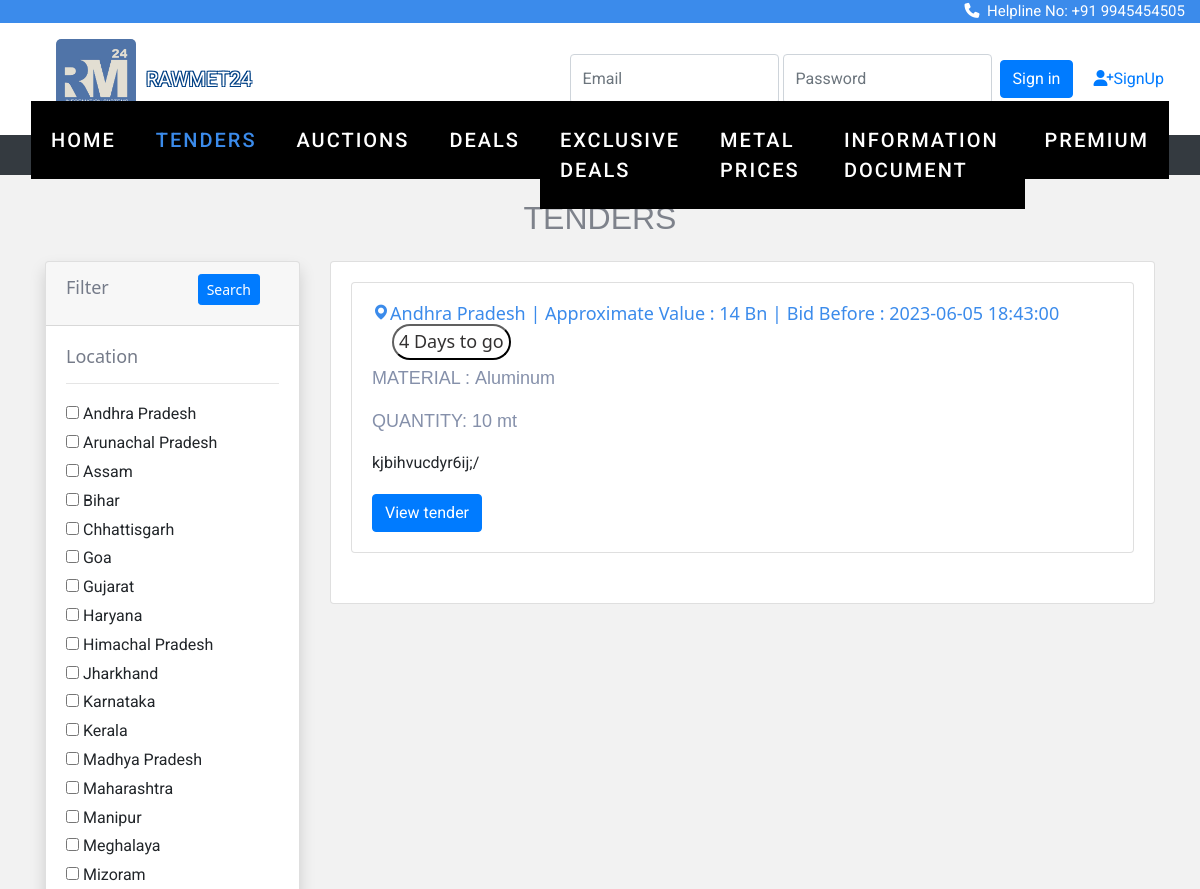
/tender/category.php?type=Consultancy Tenders (upper part), run on an earlier commit of the app's database.
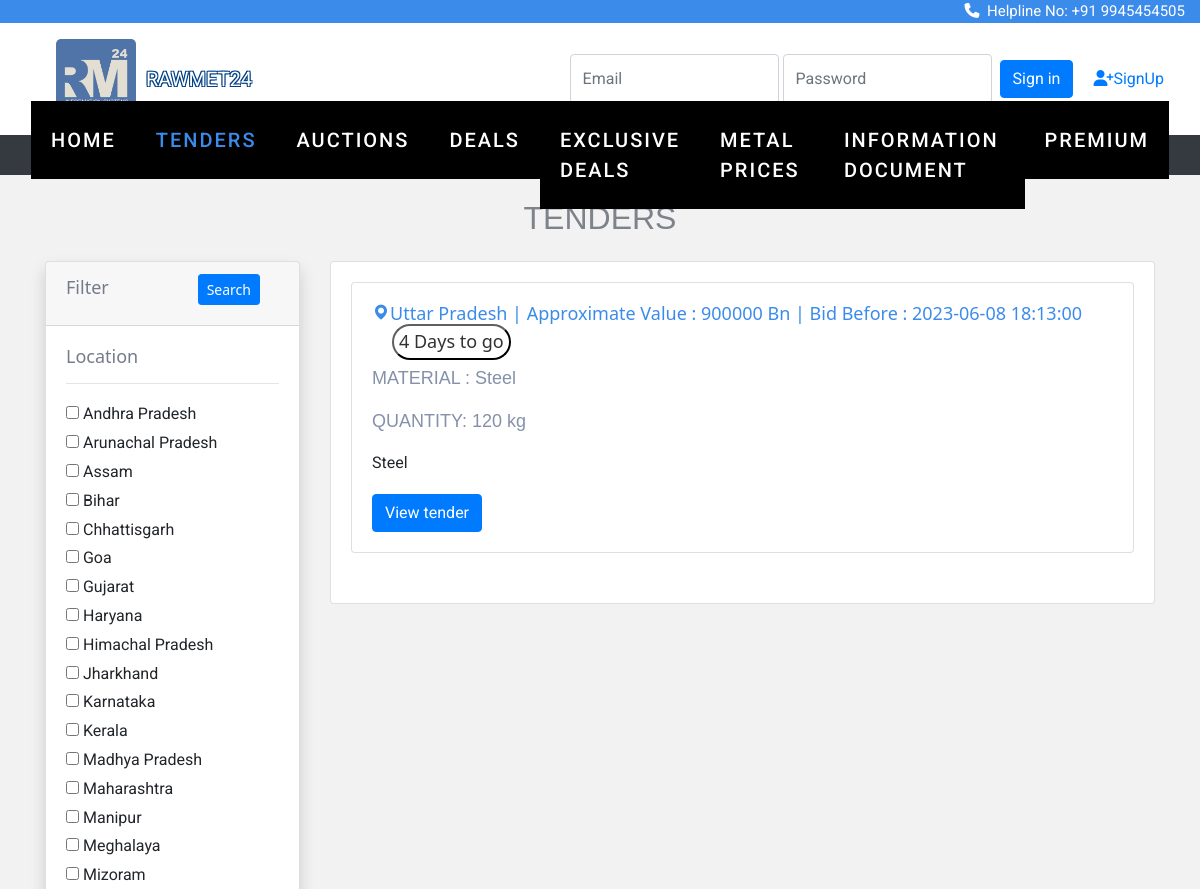
And on a later commit of the database.
### tables this page shows
CREATE TABLE `location` (
  `state_id` int(11) NOT NULL,
  `state_name` varchar(50) DEFAULT NULL
);

CREATE TABLE `tenders` (
  `id` int(11) NOT NULL,
  `category` varchar(255) DEFAULT NULL,
  `infoId` varchar(255) DEFAULT NULL,
  `ownership` varchar(255) DEFAULT NULL,
  `tenderLocation` varchar(255) DEFAULT NULL,
  `sector` varchar(255) DEFAULT NULL,
  `tenderNumber` int(255) DEFAULT NULL,
  `tenderDesc` text DEFAULT NULL,
  `material` varchar(255) DEFAULT NULL,
  `matDesc` varchar(255) DEFAULT NULL,
  `quantity` varchar(255) NOT NULL,
  `publishingDatetime` datetime DEFAULT NULL,
  `startDatetime` datetime DEFAULT NULL,
  `endDatetime` datetime DEFAULT NULL,
  `emdType` varchar(255) DEFAULT NULL,
  `emdAmt` int(11) DEFAULT NULL,
  `tenderValue` int(255) NOT NULL,
  `companyName` varchar(255) DEFAULT NULL,
  `location` varchar(255) DEFAULT NULL,
  `street` varchar(255) DEFAULT NULL,
  `city` varchar(255) DEFAULT NULL,
  `telephone` varchar(255) DEFAULT NULL,
  `email` varchar(255) DEFAULT NULL,
  `contactPerson` varchar(255) DEFAULT NULL,
  `img` varchar(300) NOT NULL,
  `file` varchar(300) NOT NULL
);

### tender/category.php (the view, shortened to what this page needs)
<?php
include "connect.php";
?>
<!doctype html>
<html lang="en">
  <head>
    <link rel="stylesheet" href="https://cdn.jsdelivr.net/npm/bootstrap@4.0.0/dist/css/bootstrap.min.css">
<link rel="stylesheet" href="https://stackpath.bootstrapcdn.com/font-awesome/4.7.0/css/font-awesome.min.css">
<link rel="stylesheet" href="https://cdnjs.cloudflare.com/ajax/libs/font-awesome/4.7.0/css/font-awesome.min.css">
<link rel="stylesheet" href="css/style.css">
<link rel="stylesheet" href="css/_buttons.scss">
<link rel="stylesheet" href="css/buttons.scss">
<link rel="stylesheet" href="css/auction.css">
<link rel="stylesheet" href="css/reboot.scss">
<link rel="stylesheet" href="https://cdnjs.cloudflare.com/ajax/libs/font-awesome/6.4.0/css/all.min.css">
<link href='https://unpkg.com/boxicons@2.1.4/css/boxicons.min.css' rel='stylesheet'>
<link rel="stylesheet" href="https://cdnjs.cloudflare.com/ajax/libs/font-awesome/4.7.0/css/font-awesome.min.css">
<link rel="stylesheet" type="text/css" href="https://stackpath.bootstrapcdn.com/bootstrap/4.4.1/css/bootstrap.min.css">
<link rel="stylesheet" type="text/css" href="https://pixinvent.com/stack-responsive-bootstrap-4-admin-template/app-assets/css/bootstrap-extended.min.css">
<link rel="stylesheet" type="text/css" href="https://pixinvent.com/stack-responsive-bootstrap-4-admin-template/app-assets/fonts/simple-line-icons/style.min.css">
</head>
</head>
<body>
<div class="strip">
  <a href="#"><i class="fa-solid fa-phone"></i>&nbsp Helpline No: +91 9945454505</a>
</div>
<section class="ftco-section" style="padding-top: 5px;">
<section
           class="d-flex justify-content-between p-3"
           style="background-color:white"
           >
    <div class="me-5">
      <img src="image/rawmetlogo.jpeg" width="80px" height="auto" style="border-radius: 5px; margin-left: 40px;">
    </div>&nbsp   <p style=" position:absolute; margin-left:130px; margin-top: 25px;" class="tft desktop-view">RAWMET24</p>
    <?php
       if(!isset($_SESSION['buyer_name'])){
       ?>
         <form class="form-inline" action="verify.php" method="post">
           <input type="email" class="form-control" name="email" placeholder="Email" name="email">
           <input type="password" class="form-control" name="password" placeholder="Password" name="pswd">&nbsp&nbsp
           <br>
           <button class="btn btn-primary" type="submit">Sign in</button>
           <a href="signup.html" style="font-size: medium; padding: 20px; ">
             <i class="fa-solid fa-user-plus"></i>SignUp
           </a>
         </form>
         <?php }else{ ?>
          <div class="user" style="padding-top:25px;padding-right:30px"> <p style="color:#3b8beb;">
          Hi! <?php echo $_SESSION['buyer_name'];?>&nbsp&nbsp
              <button class="btn btn-primary" ><a href="signout.php" style="color:white;"> Signout </a></button>
</div><?php
} ?>
</section>
  <section class="ftco-section" style="padding-top: 5px;">
<nav class="navbar navbar-expand-lg navbar-dark ftco_navbar bg-dark ftco-navbar-light" id="ftco-navbar">
<div class="container-fluid">
<div class="collapse navbar-collapse" id="ftco-nav">
<ul class="navbar-nav m-auto">
<li class="nav-item "><a href="home.php" class="nav-link">Home</a></li>
<li class="nav-item active"><a href="tender.php" class="nav-link">Tenders</a></li>
<li class="nav-item "><a href="auction.php" class="nav-link">Auctions</a></li>
<li class="nav-item "><a href="deals.php" class="nav-link">Deals</a></li>
<li class="nav-item"><a href="exclusivedeals.php" class="nav-link">Exclusive Deals</a></li>
<li class="nav-item"><a href="metalsearch.php" class="nav-link">Metal Prices</a></li>
<li class="nav-item"><a href="info_page.php" class="nav-link">Information Document</a></li>
<li class="nav-item"><a href="price.html" class="nav-link">Premium</a></li>
</ul>
</div>
</div>
</nav>
</section>
<section class="home">
<br>
 <center>
 <h2 style="color: #7e828b;">TENDERS</h2> </center>
    <div class="container">
        <div class="row">
            <div class="col-md-3">
                <form action="tender_search.php?l=" method="GET">
                    <div class="card shadow mt-3">
                        <div class="card-header">
                            <h5>Filter&nbsp&nbsp&nbsp&nbsp&nbsp&nbsp&nbsp&nbsp&nbsp&nbsp&nbsp&nbsp&nbsp&nbsp&nbsp&nbsp&nbsp&nbsp
                                <button type="submit" class="btn btn-primary btn-sm float-end" >Search</button>
                            </h5>
                        </div>
                        <div class="card-body">
                            <h6>Location</h6>
                            <hr>
                            <?php
                            $brand_query = "SELECT * FROM location";
                            $brand_query_run = mysqli_query($con, $brand_query);
                            if (mysqli_num_rows($brand_query_run) > 0) {
                                foreach ($brand_query_run as $locationlist) {
                                    ?>
                                    <div id="checkbox">
                                        <input type="checkbox" name="locations" value="<?= $locationlist['state_name']; ?>"
                                            ?>>
                                        <?= $locationlist['state_name']; ?>
                                    </div>
                                    <?php
                                }
                            } else {
                                echo "No locations Found";
                            }
                            ?>
                        </div>
                    </div>
                </form>
            </div>
            <div class="col-md-9 mt-3">
                <div class="card ">
                    <div class="card-body row">
                        <?php
                        if (isset($_GET['locations'])) {
                            $branchecked = [];
                            $branchecked[0] = $_GET['locations'];
                            foreach ($branchecked as $rowbrand) {
                                 $sql = "SELECT * FROM tenders WHERE tenderLocation='".$rowbrand."'";
                                $result = mysqli_query($con, $sql);
                                if (mysqli_num_rows($result) > 0) {
                                    foreach ($result as $row):
                                        ?>
                                       <div class="col-md-12 grid-margin stretch-card">
                    <div class="card">
                    <div class="card-body">
                    <h6 style="color:#3b8beb; "> <i class='bx bxs-map'></i><?php echo $row['tenderLocation'];?>
                    | Approximate Value : <?php echo $row['tenderValue'];?> Bn | Bid Before : <?php echo $row['endDatetime'];?> <button style="padding:5px ;border-color: #0c0c0c; border-radius: 20px; color: #333131; background-color: #ffffff; margin-left: 20px;">4 Days to go</button></h6>
                        <h5 style="color:#8590aa; font-family: 'Montserrat', sans-serif;"> MATERIAL :&nbsp<?php echo $row['material'];?><br> <br> <p>QUANTITY:&nbsp<?php echo $row['quantity'];?></p></h5>
                        <p><?php echo $row['tenderDesc'];?></p>
    <a href="tend_page.php?g=<?php echo $row['id'];?>"><button class="btn btn-primary" type="submit">View tender</button></a></h6>
                      </div>
                    </div>
                  </div>
                                        <?php
                                    endforeach;
                                } else{
                                  echo "No result is found";
                                }
                            }
                        } else {
                          if(isset($_GET['type'])){
                            $a = $_GET['type'];
                            $sql = "select * from tenders WHERE category='$a' ";
                               $result = mysqli_query($con, $sql);
                               if (mysqli_num_rows($result) > 0) {
                                 while ($row = mysqli_fetch_assoc($result)) {
                                   ?>
                                    <div class="col-md-12 grid-margin stretch-card">
                    <div class="card">
                    <div class="card-body">
                    <h6 style="color:#3b8beb; "> <i class='bx bxs-map'></i><?php echo $row['tenderLocation'];?>
                    | Approximate Value : <?php echo $row['tenderValue'];?> Bn | Bid Before : <?php echo $row['endDatetime'];?> <button style="padding:5px ;border-color: #0c0c0c; border-radius: 20px; color: #333131; background-color: #ffffff; margin-left: 20px;">4 Days to go</button></h6>
                        <h5 style="color:#8590aa; font-family: 'Montserrat', sans-serif;"> MATERIAL :&nbsp<?php echo $row['material'];?><br> <br> <p>QUANTITY:&nbsp<?php echo $row['quantity'];?></p></h5>
                        <p><?php echo $row['tenderDesc'];?></p>
    <a href="tend_page.php?g=<?php echo $row['id'];?>"><button class="btn btn-primary" type="submit">View tender</button></a></h6>
                      </div>
                    </div>
                  </div>
                                   <?php
                                 }
                               }else{
                                echo "No result is found";
                               }
                             }}
                        ?>
                </div>
            </div>
        </div>
    </div>
    </div>
    <br><br>
</body>
</html>

### tender/css/auction.css (style rules this page uses)
.d-flex { display: flex !important; }
.grid-margin, .purchase-popup { margin-bottom: 1.875rem; }
.stretch-card>.card { width: 100%; min-width: 100%; }
.row { display: flex; flex-wrap: wrap; margin-right: -15px; margin-left: -15px; }
.card { margin-top: 0%; margin-bottom: 0%; }

### tender/category.php (style rules this page uses)
body { font-family: Arial, Helvetica, sans-serif; }
.strip { width: 100%; background-color: #3b8beb; overflow: auto; }
.strip a { float: right; margin-right: 15px; padding-left: 10px; color: white; text-decoration: none; font-size: 15px; }
body { font-family: "Roboto", helvetica, arial, sans-serif; font-size: 16px; font-weight: 400; text-rendering: optimizeLegibility; }
h4, h5, h6 { color: #757b89; font-family: system-ui, -apple-system, BlinkMacSystemFont, "Segoe UI", Roboto, "Helvetica Neue", Arial, "Noto Sans", sans-serif, "Apple Color Emoji", "Segoe UI Emoji", "Segoe UI Symbol", "Noto Color Emoji"; font-size:18px; }

What changed in the data, as far as the page shows it:
removed tenders: tenderLocation "Andhra Pradesh", tenderValue "14", endDatetime "2023-06-05 18:43:00", material "Aluminum", quantity "10 mt", tenderDesc "kjbihvucdyr6ij;/"
added tenders: tenderLocation "Uttar Pradesh", tenderValue "900000", endDatetime "2023-06-08 18:13:00", material "Steel", quantity "120 kg", tenderDesc "Steel"
